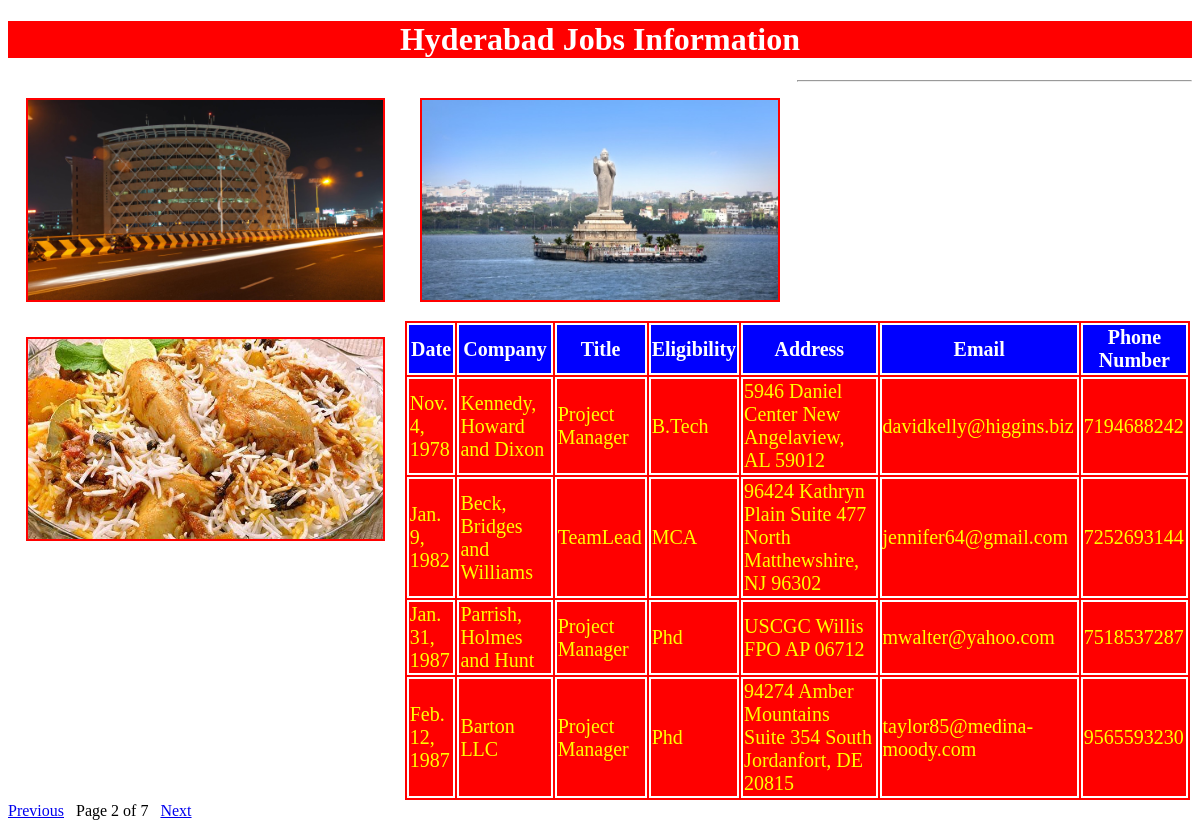
The app's page /hydjobs/?page=2 with its own data.
### testapp/models.py (models this page shows)
class hydjobs(models.Model):
    date=models.DateField();
    company=models.CharField(max_length=100);
    title=models.CharField(max_length=100);
    eligibility=models.CharField(max_length=100);
    address=models.CharField(max_length=100);
    email=models.EmailField();
    phonenumber=models.IntegerField()

### testapp/views.py (the view)
# urls.py: url(r'^hydjobs/', views.hydjobs1),
def hydjobs1(request):
    jobs_list=hydjobs.objects.order_by('date')
    paginator=Paginator(jobs_list,4)
    page_number=request.GET.get('page')
    try:
    	jobs_list=paginator.page(page_number)
    except PageNotAnInteger:
    	jobs_list=paginator.page(1)
    except EmptyPage:
    	jobs_list=paginator.page(paginator.num_pages)
    my_dict={'jobs_list':jobs_list}
    return render(request,'testapp/hydjobs.html',context=my_dict)

### templates/testapp/hydjobs.html (shortened to what this page needs)
<!DOCTYPE html>
{%load staticfiles%}
<html lang="en" dir="ltr">
  <head>
    <link rel="stylesheet" href="{% static "css/demo.css" %}">
  </head>
  <body>
    <h1>Hyderabad Jobs Information</h1>
      <img src="{%static "images/hyd2.jpg"%}" alt="">
      <img src="{%static "images/hyd1.jpg"%}" alt="">
      <img src="{%static "images/hyd3.jpg"%}" alt="">
      <hr>
      {% if jobs_list %}
      <table id='tab'>
        <thead>
          <th>Date</th>
          <th>Company</th>
          <th>Title</th>
          <th>Eligibility</th>
          <th>Address</th>
          <th>Email</th>
          <th>Phone Number</th>
        </thead>
        {%for job in jobs_list %}
        <tr>
          <td>{{job.date}}</td>
          <td>{{job.company}}</td>
          <td>{{job.title}}</td>
          <td>{{job.eligibility}}</td>
          <td>{{job.address}}</td>
          <td>{{job.email}}</td>
          <td>{{job.phonenumber}}</td>
        </tr>
        {% endfor %}
      </table>
{%include 'testapp/pagination.html' with page=jobs_list%}
      {%else %}
      <p>No Jobs Found in Hyderabad</p>
    {% endif %}
  </body>
</html>

### static/css/demo.css (style rules this page uses)
body { background: url(https://images.unsplash.com/photo-1512665591-75fa7ba868d7?ixlib=rb-0.3.5&ixid=eyJhcHBfaWQiOjEyMDd9&s=9fff1ea450ba4c7242b1bd207630469f&auto=format&fit=crop&w=667&q=80) }
img { height: 200px; width:30%; float:left; margin:1.5%; border:2px solid red; }
h1 { color:white; text-align: center; background:red; }
table,thead,th,tr,td { color:yellow; border:2px solid white; font-size: 20px; margin:auto; background:red; }
thead,th { color:white; border:2px solid white; font-size: 20px; margin:auto; background:blue; }
table tr:nth-of-type(even) { background: #f4c242; }

### records on screen
hydjobs: date "Nov. 4, 1978", company "Kennedy, Howard and Dixon", title "Project Manager", eligibility "B.Tech", address "5946 Daniel Center New Angelaview, AL 59012", email "davidkelly@higgins.biz", phonenumber "7194688242"
hydjobs: date "Jan. 9, 1982", company "Beck, Bridges and Williams", title "TeamLead", eligibility "MCA", address "96424 Kathryn Plain Suite 477 North Matthewshire, NJ 96302", email "jennifer64@gmail.com", phonenumber "7252693144"
hydjobs: date "Jan. 31, 1987", company "Parrish, Holmes and Hunt", title "Project Manager", eligibility "Phd", address "USCGC Willis FPO AP 06712", email "mwalter@yahoo.com", phonenumber "7518537287"
hydjobs: date "Feb. 12, 1987", company "Barton LLC", title "Project Manager", eligibility "Phd", address "94274 Amber Mountains Suite 354 South Jordanfort, DE 20815", email "taylor85@medina-moody.com", phonenumber "9565593230"

### other values on screen
{{ page.number }} "2"
{{ page.paginator.num_pages }} "7"
